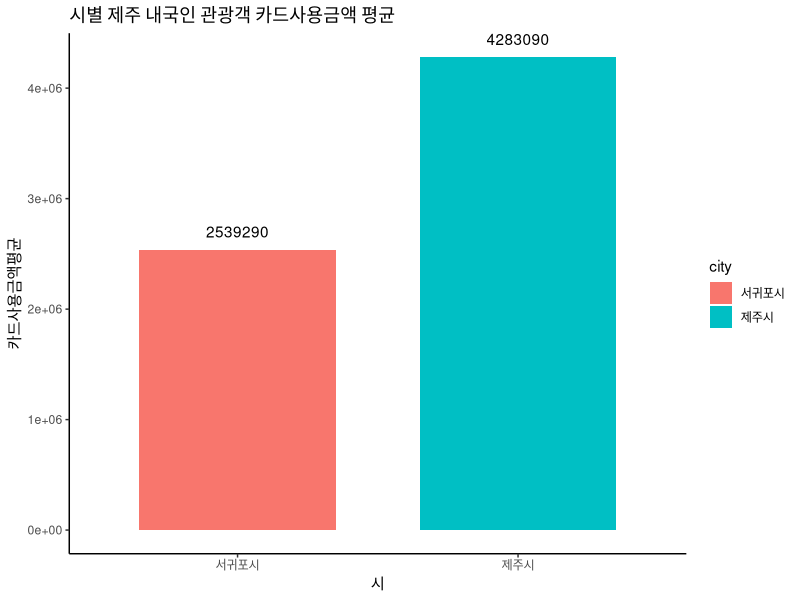
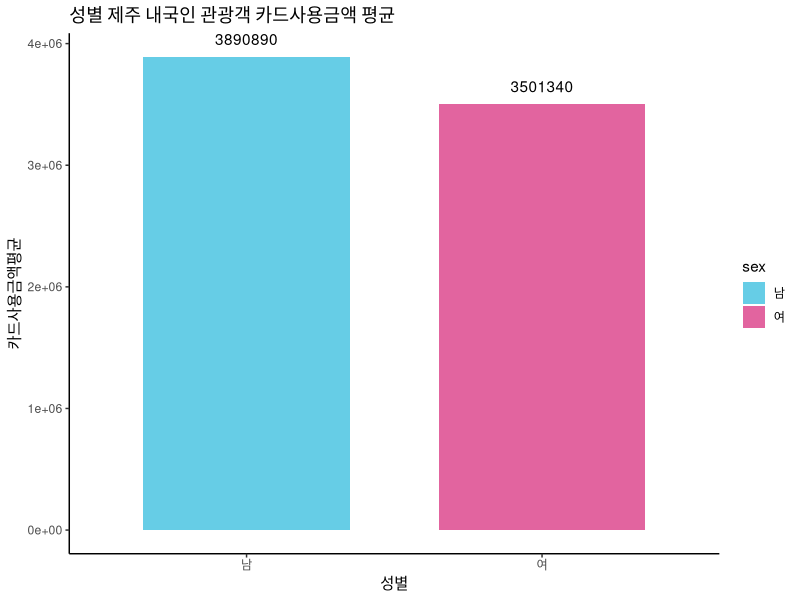
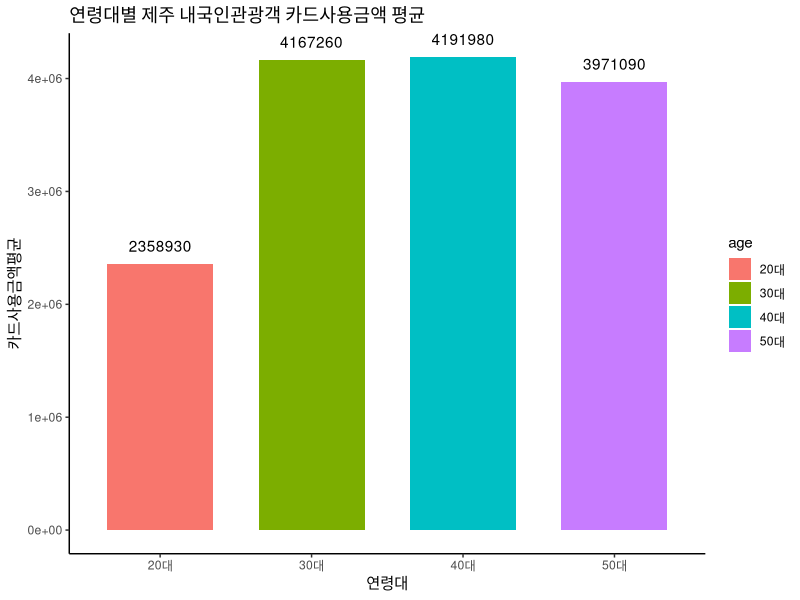
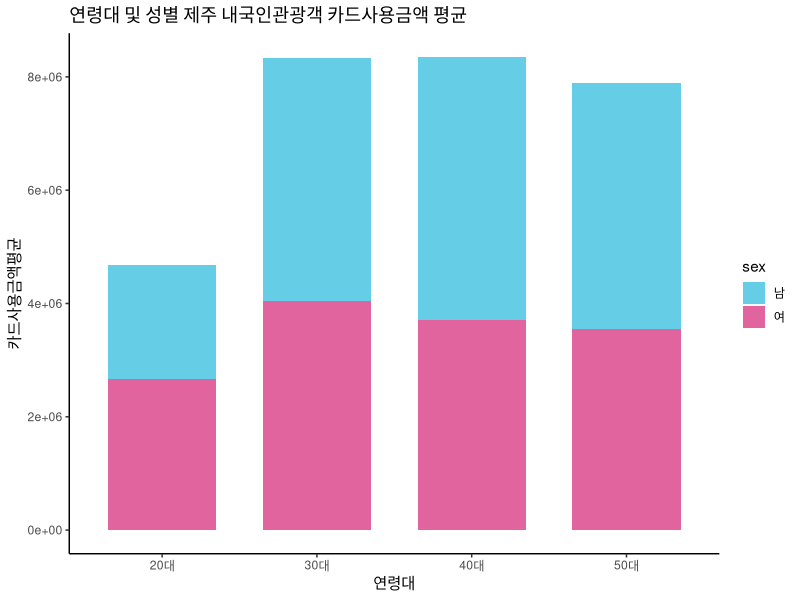
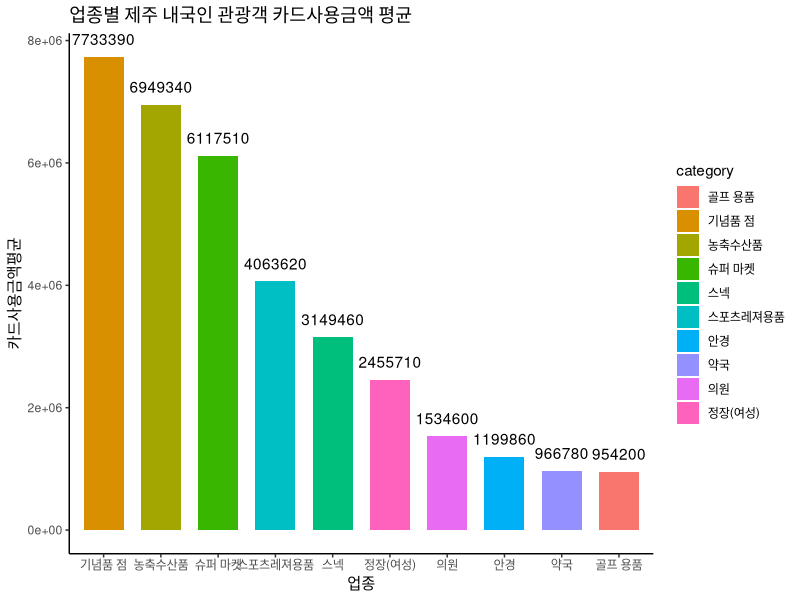
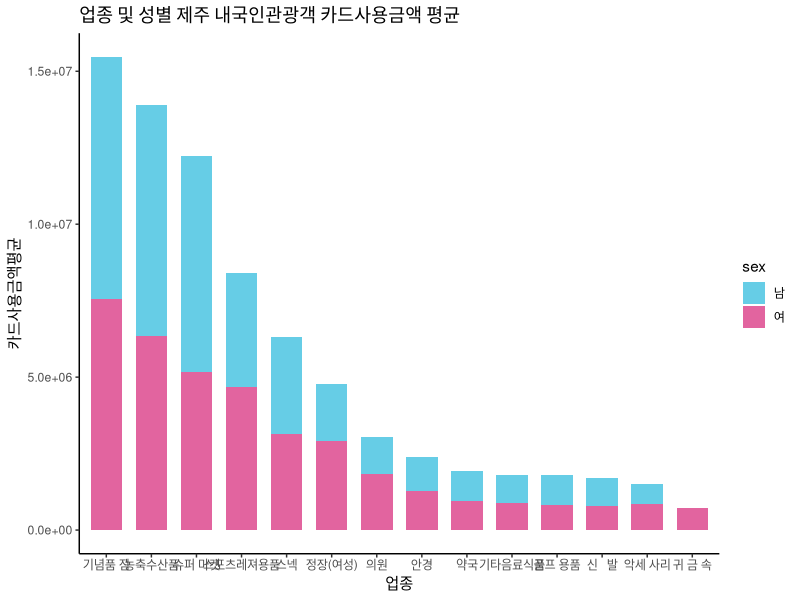
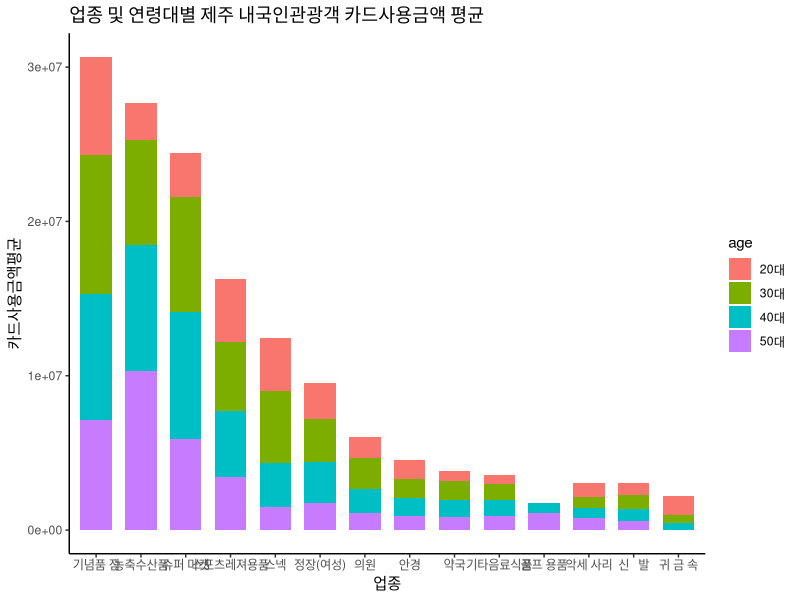

Reproduce these figures in R, in order.
#데이터 불러오기 및 데이터 확인

bccard_data <- read.csv("bccard.csv", encoding="EUC-KR",
                        fileEncoding="UTF-8")
str(bccard_data)
colnames(bccard_data) <- c("city","gubun","category","sex",
                           "age","bill","count")
View(bccard_data)
head(bccard_data)

#데이터 분석 
library(dplyr)
library(ggplot2)

# 시별 제주 내국인관광객 카드 사용금액 평균
city_bill <- bccard_data %>% 
  group_by(city) %>% 
  summarise(mean_bill=round(mean(bill),-1))

city_bill

ggplot(city_bill,aes(x=city,y=mean_bill,fill=city))+
  geom_col(width=0.7)+
  labs(x="시",y="카드사용금액평균",title="시별 제주 내국인 관광객 카드사용금액 평균")+
  theme_classic()+geom_text(aes(label=mean_bill,vjust=-1))

#성별 카드 사용금액 평균
sex_bill <- bccard_data %>% 
  group_by(sex) %>% 
  summarise(mean_bill=round(mean(bill),-1))

sex_bill

ggplot(sex_bill,aes(x=sex,y=mean_bill,fill=sex))+geom_col(width=0.7)+
  labs(x="성별",y="카드사용금액평균",title="성별 제주 내국인 관광객 카드사용금액 평균")+
  theme_classic()+geom_text(aes(label=mean_bill,vjust=-1))+
  scale_fill_manual(values=c("#66CDE6","#E2649F" ))


#연령별 카드 사용금액 평균
age_bill <- bccard_data %>% 
  group_by(age) %>% 
  summarise(mean_bill=round(mean(bill),-1))

age_bill

ggplot(age_bill,aes(x=age,y=mean_bill,fill=age))+geom_col(width=0.7)+
  labs(x="연령대",y="카드사용금액평균",title="연령대별 제주 내국인관광객 카드사용금액 평균")+
  theme_classic()+geom_text(aes(label=mean_bill,vjust=-1))


#연령대 및 성별 카드 사용금액 차이
age_sex_bill <- bccard_data %>% 
  group_by(age,sex) %>% 
  summarise(mean_bill=round(mean(bill),-1))
  
age_sex_bill

ggplot(age_sex_bill,aes(x=age,y=mean_bill,fill=sex))+geom_col(width=0.7)+
  labs(x="연령대",y="카드사용금액평균",title="연령대 및 성별 제주 내국인관광객 카드사용금액 평균")+
  theme_classic()+scale_fill_manual(values=c("#66CDE6","#E2649F" ))

#업종별 카드결제금액 차이
category_bill <- bccard_data %>% 
  group_by(category) %>% 
  summarise(mean_bill=round(mean(bill),-1)) %>% 
  arrange(desc(mean_bill)) %>% 
  head(10)

category_bill

ggplot(category_bill,aes(x=reorder(category,-mean_bill),y=mean_bill,fill=category))+
  geom_col(width=0.7)+
  labs(x="업종",y="카드사용금액평균",title="업종별 제주 내국인 관광객 카드사용금액 평균")+
  theme_classic()+geom_text(aes(label=mean_bill,vjust=-1))

#업종별 성별 카드 사용금액 차이
category_sex_bill <- bccard_data %>% 
  group_by(category,sex) %>% 
  summarise(mean_bill=round(mean(bill),-1))

ggplot(category_sex_bill,aes(x=reorder(category,-mean_bill),y=mean_bill,fill=sex))+geom_col(width=0.7)+
  labs(x="업종",y="카드사용금액평균",title="업종 및 성별 제주 내국인관광객 카드사용금액 평균")+
  theme_classic()+scale_fill_manual(values=c("#66CDE6","#E2649F" ))

#업종별 연령대별 카드 사용금액 차이
category_age_bill <- bccard_data %>% 
  group_by(category,age) %>% 
  summarise(mean_bill=round(mean(bill),-1))

ggplot(category_age_bill,aes(x=reorder(category,-mean_bill),y=mean_bill,fill=age))+geom_col(width=0.7)+
  labs(x="업종",y="카드사용금액평균",title="업종 및 연령대별 제주 내국인관광객 카드사용금액 평균")+
  theme_classic()
